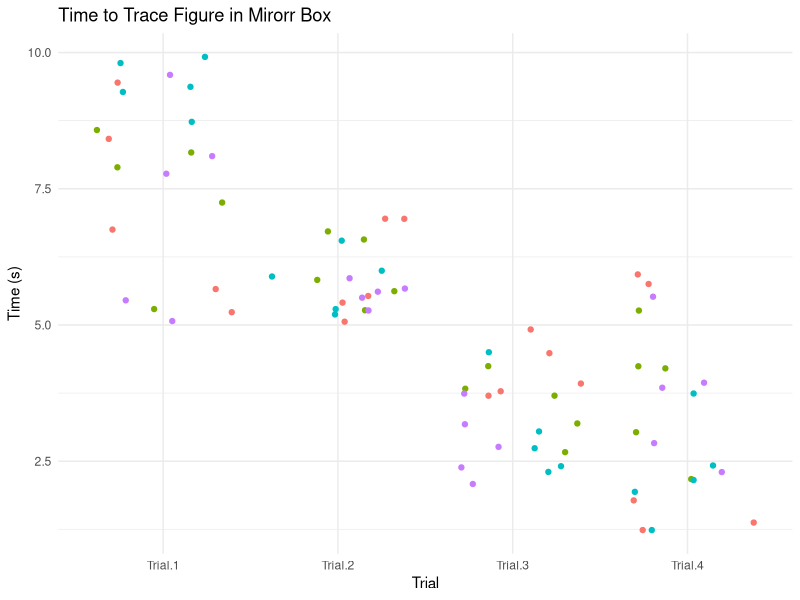
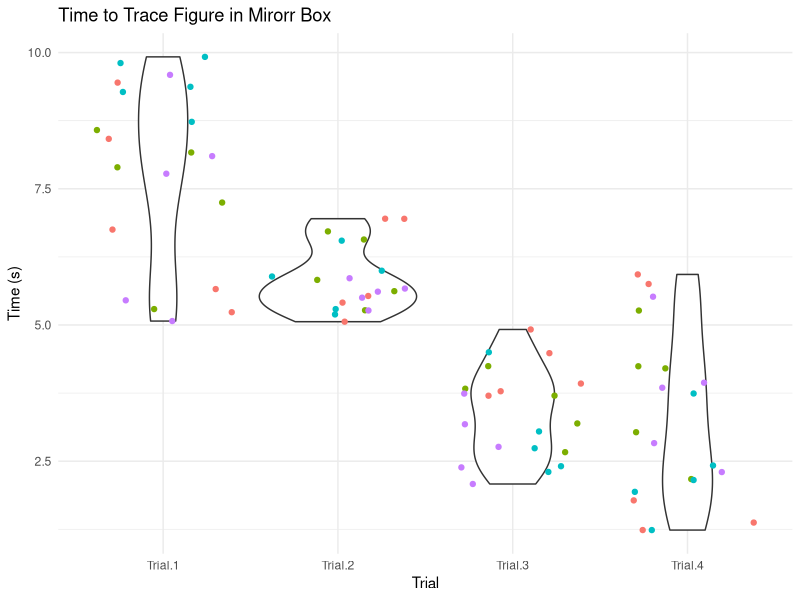
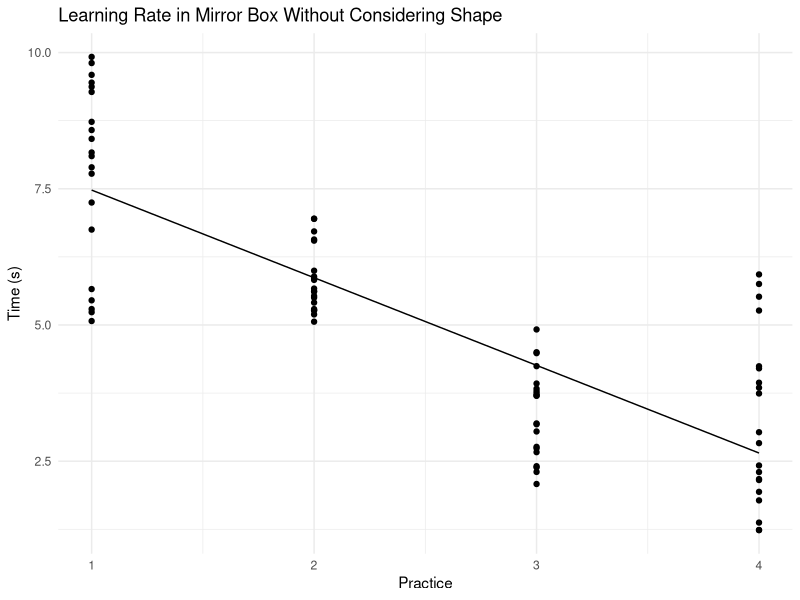
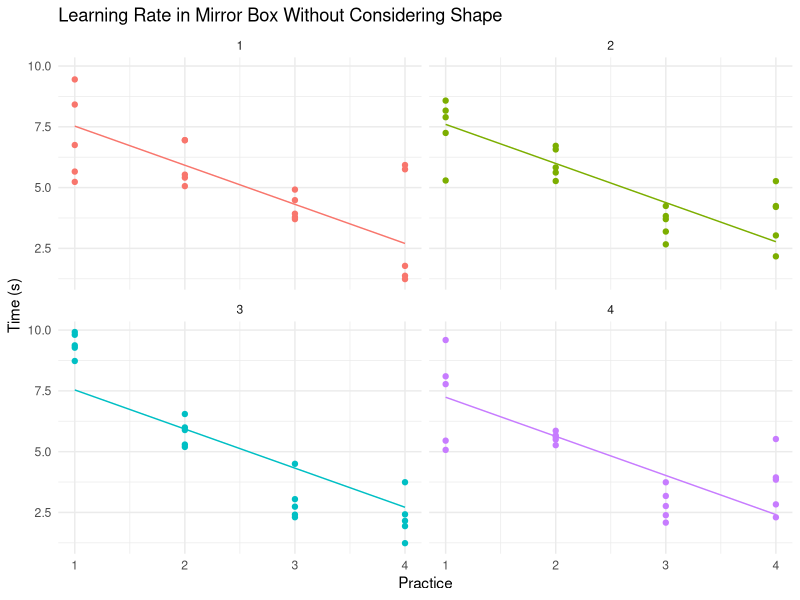
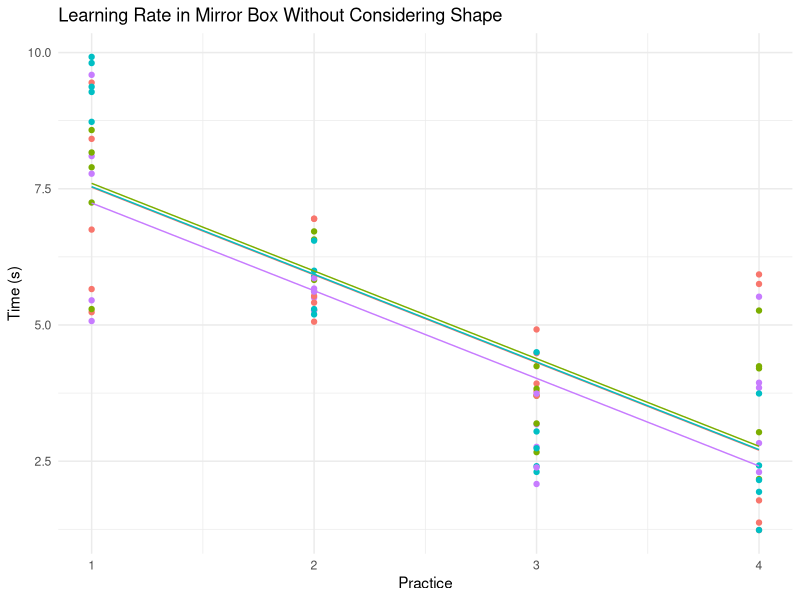

Write the R code that produced these figures, in order.
## ---- chunk 1
knitr::opts_chunk$set(warning = FALSE, message = FALSE, echo = TRUE)
## ---- chunk 2
library(tidyverse)
## ---- chunk 3
mirror_df <- data.frame('Student' = 1:20,
                        'Shape' = as.character(1:4),
                        'Trial 1' = runif(20,5,10),
                        'Trial 2' = runif(20,5,7),
                        'Trial 3' = runif(20,2,6),
                        'Trial 4' = runif(20,1,6))
mirror_df <- mirror_df %>%
  gather(key="Trial", value="Time (s)", -Student, -Shape) %>%
  mutate(Practice = as.numeric(gsub("\\D", "", Trial)))

mirror_model <- lm(`Time (s)` ~ Practice, data = mirror_df) 

intercept_mirror <- mirror_model$coefficients[1]
beta_mirror <- mirror_model$coefficients[2]
set.seed(18)

mirror_df %>%
  ggplot(aes(x=Trial, y=`Time (s)`)) +
    geom_jitter(aes(color=Shape)) +
    ggtitle("Time to Trace Figure in Mirorr Box") +
    theme_minimal() +
    theme(legend.position = 'None')
## ---- chunk 4
set.seed(18)
mirror_df %>%
  ggplot(aes(x=Trial, y=`Time (s)`)) +
    geom_violin() +
    geom_jitter(aes(color=Shape)) +
    ggtitle("Time to Trace Figure in Mirorr Box") +
    theme_minimal() +
    theme(legend.position = 'None')
## ---- chunk 5
summary(mirror_model)
## ---- chunk 6
mirror_df %>%
  mutate(Prediction = intercept_mirror + beta_mirror*Practice) %>%
  ggplot(aes(x=Practice)) +
    geom_point(aes( y=`Time (s)`)) +
    geom_line(aes(y=Prediction)) +
    ggtitle("Learning Rate in Mirror Box Without Considering Shape") +
    theme_minimal() +
    theme(legend.position = 'None')
## ---- chunk 7
mirror_df <- mirror_df %>%
  mutate(Shape.1 = Shape == 1,
         Shape.2 = Shape == 2,
         Shape.3 = Shape == 3)
  

mirror_model2 <- lm(`Time (s)` ~ Practice + Shape.1 + Shape.2 + Shape.3, data = mirror_df) 

intercept_mirror <- mirror_model2$coefficients[1]
beta_mirror_1 <- mirror_model2$coefficients[2]
beta_mirror_2 <- mirror_model2$coefficients[3]
beta_mirror_3 <- mirror_model2$coefficients[4]
beta_mirror_4 <- mirror_model2$coefficients[5]
## ---- chunk 8
summary(mirror_model2)
## ---- chunk 9
mirror_df %>%
  mutate(Prediction = intercept_mirror + beta_mirror_1*Practice + beta_mirror_2*Shape.1 + beta_mirror_3*Shape.2 + beta_mirror_4*Shape.3) %>%
  ggplot(aes(x=Practice, group=Shape, color = Shape)) +
    geom_point(aes(y=`Time (s)`)) +
    geom_line(aes(y=Prediction)) +
    ggtitle("Learning Rate in Mirror Box Without Considering Shape") +
    theme_minimal() +
    theme(legend.position = 'None') +
    facet_wrap(~Shape)
## ---- chunk 10
mirror_df %>%
  mutate(Prediction = intercept_mirror + beta_mirror_1*Practice + beta_mirror_2*Shape.1 + beta_mirror_3*Shape.2 + beta_mirror_4*Shape.3) %>%
  ggplot(aes(x=Practice, group=Shape, color = Shape)) +
    geom_point(aes(y=`Time (s)`)) +
    geom_line(aes(y=Prediction)) +
    ggtitle("Learning Rate in Mirror Box Without Considering Shape") +
    theme_minimal() +
    theme(legend.position = 'None')
